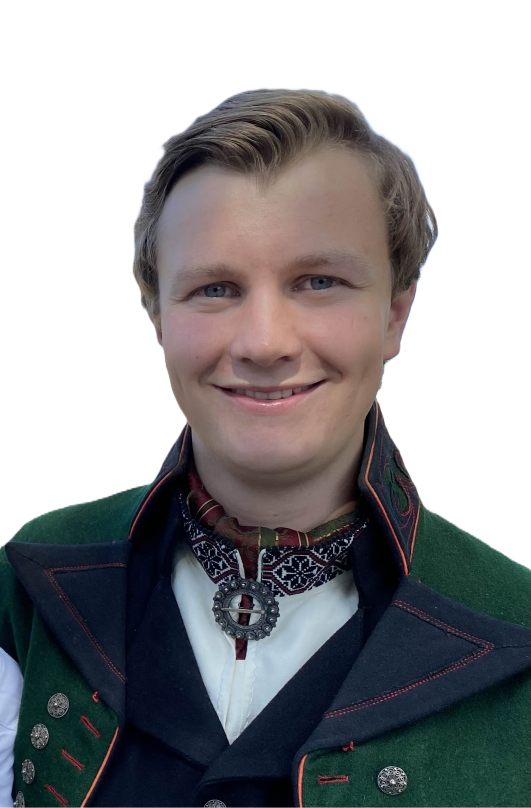
#> input picture Nettside/Ny skit/iGluee_Bachelor_Nettside/Bilder/Bjornar.png, 1591 x 2424 px (shown at 1/3 size); its folder holds 4 pictures in this run
$ python ImageResizeImage.py
#> lines starting #> are read from the running program, lines starting #| are printed output that depends on the picture
from PIL import Image
import os

# Konfigurasjon for ønsket størrelse
TARGET_SIZE = (300, 300)  # Bredde x Høyde
INPUT_FOLDER = "Bilder"  # Mappen der originalbildene ligger
OUTPUT_FOLDER = "optimized_images"  # Mappen for de optimaliserte bildene

# Sørg for at output-mappen eksisterer
os.makedirs(OUTPUT_FOLDER, exist_ok=True)

def resize_images():
    # Gå gjennom alle filer i input-mappen
    for filename in os.listdir(INPUT_FOLDER):
        if filename.lower().endswith(('.png', '.jpg', '.jpeg')):  # Sjekk om filen er et bilde
            img_path = os.path.join(INPUT_FOLDER, filename)
            with Image.open(img_path) as img:
                # Sjekk bildestørrelse
#> img is the input picture: PIL image 1591x2424 RGBA; mean R, G, B, A 145.1, 145.7, 147.8, 153.4
                if img.size != TARGET_SIZE:
                    print(f"Resizing {filename} (Original size: {img.size})...")
#> (printed output is left out)
                    # Endre størrelse på bildet
                    resized_img = img.resize(TARGET_SIZE, Image.Resampling.LANCZOS)  # Oppdatert her
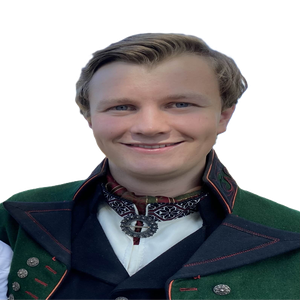
#> resized_img: PIL image 300x300 RGBA; mean R, G, B, A 46.5, 47.1, 49.2, 153.4; transparent parts drawn white
                    output_path = os.path.join(OUTPUT_FOLDER, filename)
                    # Lagre det optimaliserte bildet
                    resized_img.save(output_path)
                else:
                    print(f"{filename} er allerede i riktig størrelse.")
                    # Kopier bildet til output-mappen uten endringer
                    img.save(os.path.join(OUTPUT_FOLDER, filename))
#> pass 2 of the loop in resize_images, `for filename in os.listdir(INPUT_FOLDER):`:
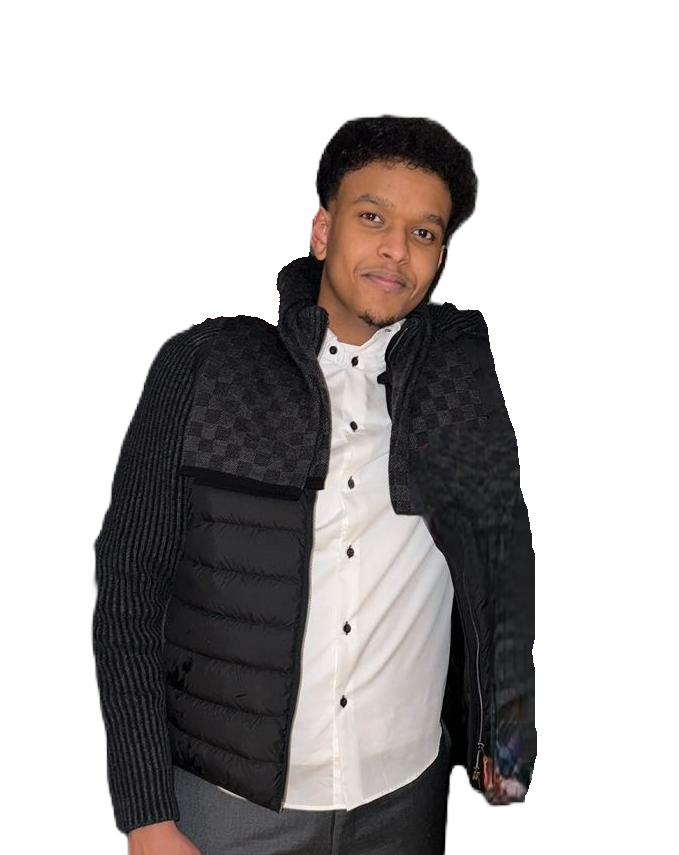
#> input picture Nettside/Ny skit/iGluee_Bachelor_Nettside/Bilder/Haaamsa.png, 679 x 855 px
#> in resize_images, img is the input picture: PIL image 679x855 RGBA; mean R, G, B, A 182.5, 179.6, 179.4, 107.7
#> (printed output is left out)
#> in resize_images, `resized_img = img.resize(TARGET_SIZE, Image.Resampling.LANCZOS)`:
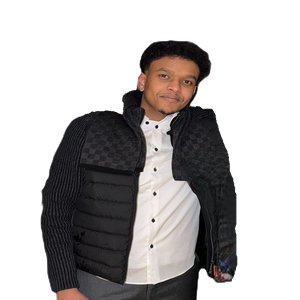
#> resized_img: PIL image 300x300 RGBA; mean R, G, B, A 37.7, 34.8, 34.5, 107.7; transparent parts drawn white
#> pass 3 of the loop in resize_images, `for filename in os.listdir(INPUT_FOLDER):`:
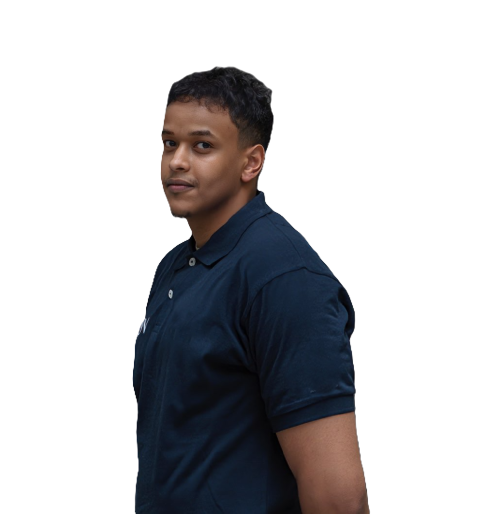
#> input picture Nettside/Ny skit/iGluee_Bachelor_Nettside/Bilder/Haamsa.png, 957 x 1027 px (shown at 1/2 size)
#> in resize_images, img is the input picture: PIL image 957x1027 RGBA; mean R, G, B, A 190.8, 190.3, 192.5, 77.6
#> (printed output is left out)
#> in resize_images, `resized_img = img.resize(TARGET_SIZE, Image.Resampling.LANCZOS)`:
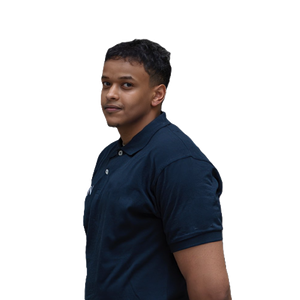
#> resized_img: PIL image 300x300 RGBA; mean R, G, B, A 15.5, 15, 17.2, 77.6; transparent parts drawn white
#> the loop made 4 passes; the first 3 are shown

if __name__ == "__main__":
    print("Starter prosessering av bilder...")
    resize_images()
    print("Ferdig! Sjekk mappen 'optimized_images' for de nye bildene.")
